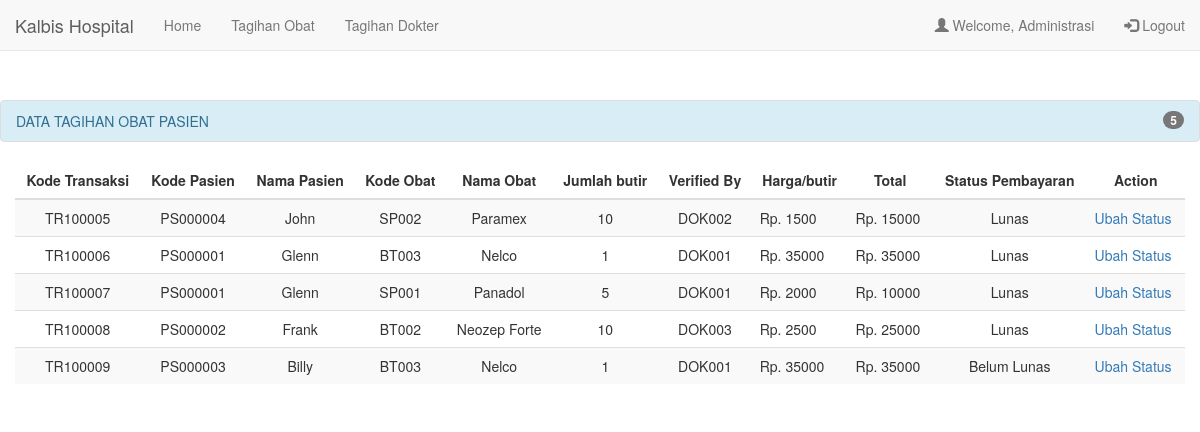
Page /adm/adm_biaya_obat.php (signed in) on the committed database.
### tables this page shows
CREATE TABLE `biaya_obat` (
  `kd_transaksi` int(11) NOT NULL,
  `kd_pasien` int(11) NOT NULL,
  `kd_obat` char(5) NOT NULL,
  `jumlah` int(11) NOT NULL,
  `status_bayar` varchar(15) NOT NULL
);

CREATE TABLE `pasien` (
  `kd_pasien` int(11) NOT NULL,
  `no_ktp` char(16) NOT NULL,
  `nama_pasien` varchar(25) NOT NULL,
  `tgl_lhr` date NOT NULL,
  `alamat_p` varchar(50) NOT NULL,
  `riwayat_p` varchar(30) NOT NULL,
  `status` varchar(10) NOT NULL
);

CREATE TABLE `obat_farmasi` (
  `kd_obat` char(5) NOT NULL,
  `nama_obat` varchar(15) NOT NULL,
  `indikasi` varchar(30) NOT NULL,
  `dosis` varchar(10) NOT NULL,
  `bentuk` varchar(15) NOT NULL,
  `stok` int(11) NOT NULL,
  `satuan` enum('butir','botol') NOT NULL
);

CREATE TABLE `diagnosa` (
  `kd_periksa` int(11) NOT NULL,
  `kd_pasien` int(11) NOT NULL,
  `diagnosa` varchar(30) NOT NULL,
  `kd_obat` char(5) NOT NULL,
  `jumlah` int(11) NOT NULL,
  `verifiedBy` varchar(10) NOT NULL
);

CREATE TABLE `obat_keu` (
  `kd_obat` char(5) NOT NULL,
  `harga_satuan` int(11) NOT NULL
);

### adm/adm_biaya_obat.php (the view, shortened to what this page needs)
<?php
	$host = "localhost";
	$user = "root";
	$pass = "";
	$dbname = "kalbis_rs";
	$koneksi = mysqli_connect($host, $user, $pass, $dbname);
	$query = "SELECT a.kd_transaksi, a.kd_pasien, c.nama_pasien, a.kd_obat, d.nama_obat, a.jumlah, e.verifiedBy, a.status_bayar, b.harga_satuan, a.jumlah*b.harga_satuan
			  FROM biaya_obat a, obat_keu b, pasien c, obat_farmasi d, diagnosa e
			  WHERE b.kd_obat = a.kd_obat AND a.kd_obat = d.kd_obat AND a.kd_pasien = c.kd_pasien AND a.kd_transaksi = e.kd_periksa
			  ORDER BY a.kd_transaksi";
	$sql2 = mysqli_query($koneksi, $query);
	if(@$_SESSION['pendaftaran'] || @$_SESSION['dokter'] || @$_SESSION['dok001'] || @$_SESSION['dok002'] || @$_SESSION['dok003'] ||
	@$_SESSION['admin'] || @$_SESSION['farmasi'] || @$_SESSION['keuangan']){
?>
<!DOCTYPE html>
<html>
<head>
	<link rel="stylesheet" href="http://maxcdn.bootstrapcdn.com/bootstrap/3.3.6/css/bootstrap.min.css">
</head>
<body>
	<nav class="navbar navbar-default navbar-fixed-top">
		<div class="container-fluid">
			<div class="navbar-header">
			<a class="navbar-brand" href="#">Kalbis Hospital</a>
		</div>
		<ul class="nav navbar-nav">
			<li><a href="adm_index.php">Home</a></li>
			<li><a href="adm_biaya_obat.php">Tagihan Obat</a></li>
			<li><a href="adm_tagihan_dokter.php">Tagihan Dokter</a></li>
		</ul>
		<ul class="nav navbar-nav navbar-right">
			<li><a href="farmasi_profile.php"><span class="glyphicon glyphicon-user"></span> Welcome, Administrasi</a></li>
			<li><a href="../logout.php"><span class="glyphicon glyphicon-log-in"></span> Logout</a></li>
		</ul>
	  </div>
	</nav>
	<div id="tabel">
		<ul class="list-group ">
			<li class="list-group-item list-group-item-info">
				<span class="badge">
					<?php
						$result = mysqli_query($koneksi, "SELECT COUNT(*) AS `count` FROM biaya_obat");
						$row = mysqli_fetch_assoc($result);
						$count = $row['count'];
						echo $count;
					?>
				</span>DATA TAGIHAN OBAT PASIEN
			</li>
		</ul>
		<div class="container">
			<table class="table table-striped">
				<thead>
					<tr>
						<th>Kode Transaksi</th>
						<th>Kode Pasien</th>
						<th>Nama Pasien</th>
						<th>Kode Obat</th>
						<th>Nama Obat</th>
						<th>Jumlah butir</th>
						<th>Verified By</th>
						<th>Harga/butir</th>
						<th>Total</th>
						<th>Status Pembayaran</th>
						<th>Action</th>
					</tr>
				</thead>
				<tbody>
					<?php
						while($row = mysqli_fetch_assoc($sql2)){
							$total = $row['jumlah'] * $row['harga_satuan'];
							echo "<tr>";
							echo "<td class='td'>" . "TR" . $row['kd_transaksi'] . "</td>";
							echo "<td class='td'>PS00000" . $row['kd_pasien'] . "</td>";
							echo "<td class='td'>" . $row['nama_pasien'] . "</td>";
							echo "<td class='td'>" . $row['kd_obat'] . "</td>";
							echo "<td class='td'>" . $row['nama_obat'] . "</td>";
							echo "<td class='td'>" . $row['jumlah'] . "</td>";
							echo "<td class='td'>" . $row['verifiedBy'] . "</td>";
							echo "<td style='text-align: left;'>Rp. " . $row['harga_satuan'] . "</td>";
							echo "<td style='text-align: left;'>Rp. " . $total . "</td>";
							echo "<td class='td'>" . $row['status_bayar'] . "</td>";
							echo "<td>";
							echo "<a href='adm_biaya_obat.php?status=1&id=" . $row['kd_transaksi'] . "'>Ubah Status</a>";
							echo "</td>";
							echo "</tr>";
						}
					?>
				</tbody>
			</table>
		</div>
	</div>
</body>
</html>
<?php
	} else {
		header("Location: ../login.php");
	}
?>

### adm/adm_biaya_obat.php (style rules this page uses)
#tabel { margin: 100px auto; width: 1200px; }
table tr th { text-align: center; }
table tr .td { text-align: center; }
.container { width: 100%; }

### rows in the picture
biaya_obat: kd_transaksi "100005", kd_pasien "4", kd_pasien.nama_pasien "John", kd_obat "SP002", kd_obat.nama_obat "Paramex", jumlah "10", diagnosa.verifiedBy "DOK002", obat_keu.harga_satuan "1500", jumlah.harga_satuan "15000", status_bayar "Lunas"
biaya_obat: kd_transaksi "100006", kd_pasien "1", kd_pasien.nama_pasien "Glenn", kd_obat "BT003", kd_obat.nama_obat "Nelco", jumlah "1", diagnosa.verifiedBy "DOK001", obat_keu.harga_satuan "35000", status_bayar "Lunas"
biaya_obat: kd_transaksi "100007", kd_pasien "1", kd_pasien.nama_pasien "Glenn", kd_obat "SP001", kd_obat.nama_obat "Panadol", jumlah "5", diagnosa.verifiedBy "DOK001", obat_keu.harga_satuan "2000", jumlah.harga_satuan "10000", status_bayar "Lunas"
biaya_obat: kd_transaksi "100008", kd_pasien "2", kd_pasien.nama_pasien "Frank", kd_obat "BT002", kd_obat.nama_obat "Neozep Forte", jumlah "10", diagnosa.verifiedBy "DOK003", obat_keu.harga_satuan "2500", jumlah.harga_satuan "25000", status_bayar "Lunas"
biaya_obat: kd_transaksi "100009", kd_pasien "3", kd_pasien.nama_pasien "Billy", kd_obat "BT003", kd_obat.nama_obat "Nelco", jumlah "1", diagnosa.verifiedBy "DOK001", obat_keu.harga_satuan "35000", status_bayar "Belum Lunas"

### other values in the picture
$count "5"
